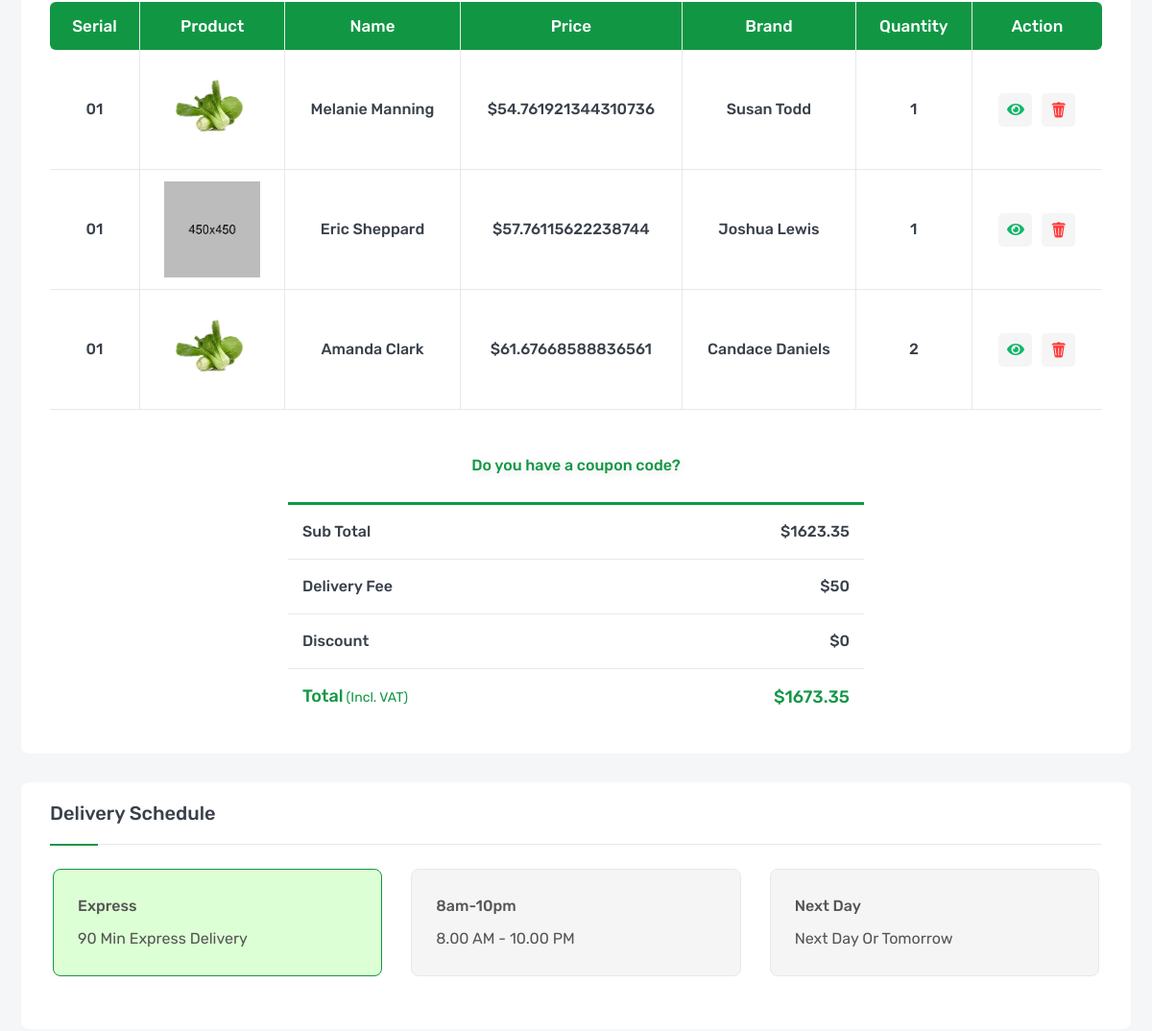
Page /orders/checkout/ (signed in, middle part) on the earlier database version.
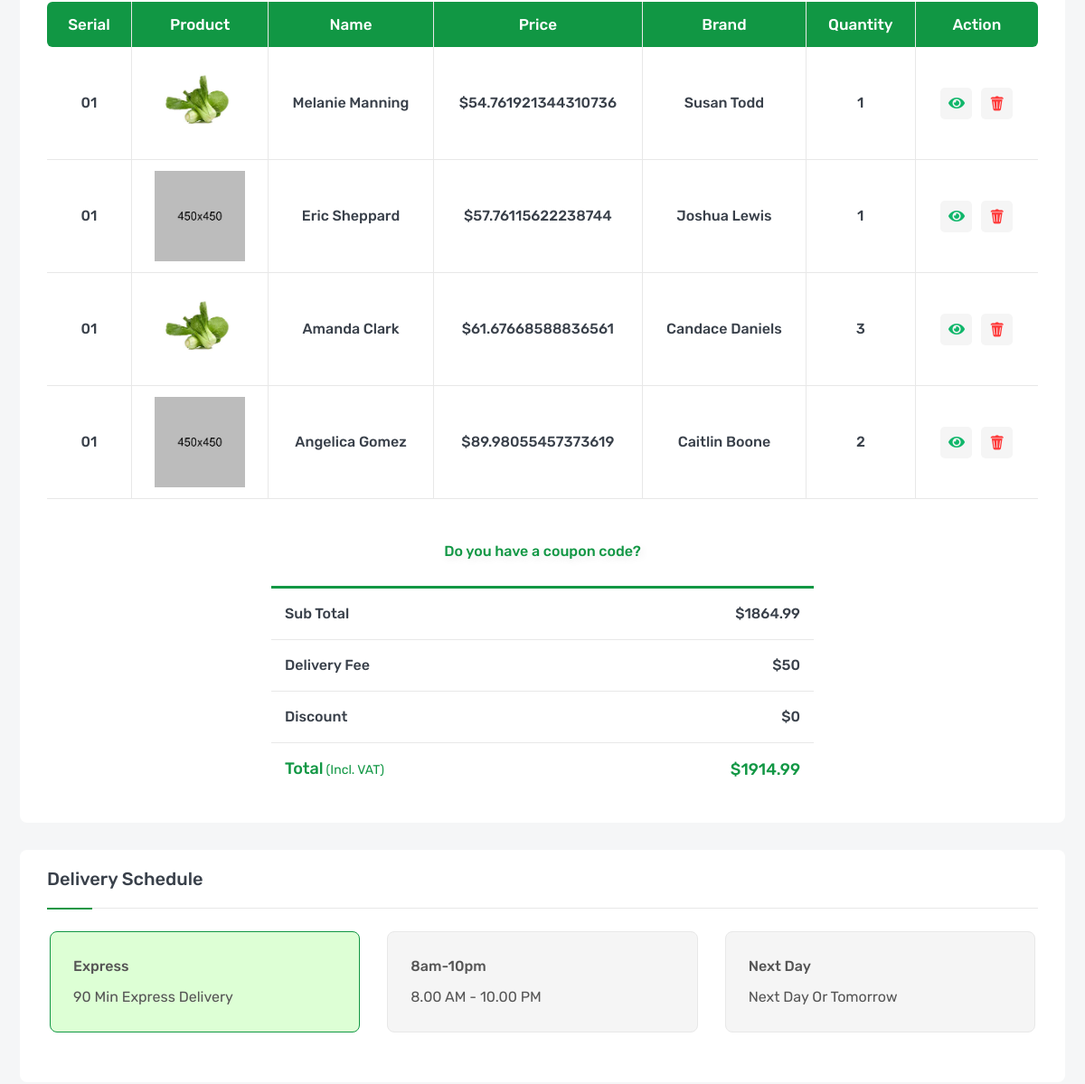
Same page on the later database version.
### orders/models.py (models this page shows)
class CartDetail(models.Model):
    cart = models.ForeignKey(Cart,related_name='cart_detail',on_delete=models.CASCADE)
    product = models.ForeignKey(Product,related_name='cartdetail_product',on_delete=models.SET_NULL,null=True,blank=True)
    quantity = models.IntegerField(default=1)
    total =models.FloatField(null=True,blank=True)

### products/models.py (models this page shows, shortened)
class Product(models.Model):
    name = models.CharField(_('name'),max_length=120)
    flag = models.CharField(_('flag'),max_length=10,choices=FLAGS_TYPES)
    price =models.FloatField(_('price'))
    image = models.ImageField(_('image'),upload_to='product')
    sku = models.IntegerField(_('sku'))
    subtitle = models.TextField(_('subtitle'),max_length=500)
    description = models.TextField(_('description'),max_length=50000)
    brand = models.ForeignKey('Brand',verbose_name=_('brand'),related_name='product_brand',on_delete=models.SET_NULL,null=True)
    tags = TaggableManager()
    slug = models.SlugField(blank=True,null=True,unique=True)
    def __str__(self):
        return self.name

class Brand(models.Model):
    name =models.CharField(_('name'),max_length=100)
    image = models.ImageField(_('image'),upload_to='brand')
    slug = models.SlugField(blank=True,null=True)
    def __str__(self):
        return self.name

### orders/views.py (the view, shortened to what this page needs)
# urls.py: path('checkout/',checkout),
def checkout(request):
    cart = Cart.objects.get(user=request.user,status='Inprogress')
    cart_detail=CartDetail.objects.filter(cart=cart)
    delivery_fee=Delivery.objects.last().fee
    sub_total=cart.cart_total
    discount = 0
    total = sub_total+delivery_fee
    return render(request,'orders/checkout.html',{
        'cart_detail' : cart_detail,
        'delivery_fee' : delivery_fee,
        'sub_total':sub_total,
        'discount':discount,
        'total':total,
    })

### orders/cart_context_processor.py (called while the page is built)
def get_cart_data(request):
    if request.user.is_authenticated:
        cart , created =Cart.objects.get_or_create(user=request.user,status='Inprogress')
        cart_detail=CartDetail.objects.filter(cart=cart)
        return {'cart_data':cart , 'cart_detail_data':cart_detail}
    else:
        return{}

### orders/models.py (called while the page is built)
    @property
    def cart_total(self):
        total=0
        for item in self.cart_detail.all():
            total+=item.total
        return round(total,2)

### orders/templates/orders/checkout.html (shortened to what this page needs)
{% extends "base.html" %}
{% load static %}
    {% block css %}
        <link rel="stylesheet" href="{% static 'en/css/checkout.css' %}">
    {% endblock css %}
{% block body %}
        <section class="inner-section checkout-part">
            <div class="container">
                <div class="row">
                    <div class="col-lg-12">
                        <div class="account-card">
                            <div class="account-content">
                                <div class="table-scroll">
                                    <table class="table-list">
                                        <thead>
                                            <tr>
                                                <th scope="col">Serial</th>
                                                <th scope="col">Product</th>
                                                <th scope="col">Name</th>
                                                <th scope="col">Price</th>
                                                <th scope="col">brand</th>
                                                <th scope="col">quantity</th>
                                                <th scope="col">action</th>
                                            </tr>
                                        </thead>
                                        <tbody>
                                            {% for item in cart_detail %}
                                                <tr>
                                                    <td class="table-serial"><h6>01</h6></td>
                                                    <td class="table-image"><img src="{{item.product.image.url}}" alt="product"></td>
                                                    <td class="table-name"><h6>{{item.product}}</h6></td>
                                                    <td class="table-price"><h6>${{item.product.price}}</h6></td>
                                                    <td class="table-brand"><h6>{{item.product.brand}}</h6></td>
                                                    <td class="table-quantity"><h6>{{item.quantity}}</h6></td>
                                                    <td class="table-action">
                                                        <a class="view" href="#" title="Quick View" data-bs-toggle="modal" data-bs-target="#product-view"><i class="fas fa-eye"></i></a>
                                                        <a class="trash" href="#" title="Remove Wishlist"><i class="icofont-trash"></i></a>
                                                    </td>
                                                </tr>
                                            {% endfor %}
                                        </tbody>
                                    </table>
                                </div>
                                <div class="chekout-coupon">
                                    <button class="coupon-btn">Do you have a coupon code?</button>
                                </div>
                                <div class="checkout-charge">
                                    <ul>
                                        <li>
                                            <span>Sub total</span>
                                            <span>${{sub_total}}</span>
                                        </li>
                                        <li>
                                            <span>delivery fee</span>
                                            <span>${{delivery_fee}}</span>
                                        </li>
                                        <li>
                                            <span>discount</span>
                                            <span>${{discount}}</span>
                                        </li>
                                        <li>
                                            <span>Total<small>(Incl. VAT)</small></span>
                                            <span>${{total}}</span>
                                        </li>
                                    </ul>
                                </div>
                            </div>
                        </div>
                    </div>
                    <div class="col-lg-12">
                        <div class="account-card">
                            <div class="account-title">
                                <h4>Delivery Schedule</h4>
                            </div>
                            <div class="account-content">
                                <div class="row">
                                    <div class="col-md-6 col-lg-4 alert fade show">
                                        <div class="profile-card schedule active">
                                            <h6>express</h6>
                                            <p>90 min express delivery</p>
                                        </div>
                                    </div>
                                    <div class="col-md-6 col-lg-4 alert fade show">
                                        <div class="profile-card schedule">
                                            <h6>8am-10pm</h6>
                                            <p>8.00 AM - 10.00 PM</p>
                                        </div>
                                    </div>
                                    <div class="col-md-6 col-lg-4 alert fade show">
                                        <div class="profile-card schedule">
                                            <h6>Next day</h6>
                                            <p>Next day or Tomorrow</p>
                                        </div>
                                    </div>
                                </div>
                            </div>
                        </div>
                    </div>
                </div>
            </div>
        </section>
{% endblock body %}

### templates/base.html (shortened to what this page needs)
{% load static %}
<!DOCTYPE html>
<html lang="en">
    <head>
        <link rel="stylesheet" href="{% static 'en/fonts/flaticon/flaticon.css' %}">
        <link rel="stylesheet" href="{% static 'en/fonts/icofont/icofont.min.css' %}">
        <link rel="stylesheet" href="{% static 'en/fonts/fontawesome/fontawesome.min.css' %}">
        <link rel="stylesheet" href="{% static 'en/vendor/venobox/venobox.min.css' %}">
        <link rel="stylesheet" href="{% static 'en/vendor/slickslider/slick.min.css' %}">
        <link rel="stylesheet" href="{% static 'en/vendor/niceselect/nice-select.min.css' %}">
        <link rel="stylesheet" href="{% static 'en/vendor/bootstrap/bootstrap.min.css' %}">
        <link rel="stylesheet" href="{% static 'en/css/main.css' %}">
        {% block css %}{% endblock css %}
    </head>
    <body>
{% block body %}
{% endblock body %}
    </body>
</html>

### static/en/css/checkout.css (style rules this page uses)
.chekout-coupon { width: 600px; margin: 45px auto 5px; text-align: center; }
.checkout-charge { width: 600px; margin: 0 auto; }
.checkout-charge ul { border-top: 3px solid var(--primary); }
.checkout-charge ul li { padding: 15px 15px; display: -webkit-box; display: -ms-flexbox; display: flex; -webkit-box-align: center; -ms-flex-align: center; align-items: center; -webkit-box-pack: center; -ms-flex-pack: center; justify-content: center; -webkit-box-pack: justify; -ms-flex-pack: justify; justify-content: space-between; border-bottom: 1px solid var(--border); }
.checkout-charge ul li:last-child { border-bottom: none; }
.checkout-charge ul li:last-child span { font-size: 18px; font-weight: 500; color: var(--primary); }
.checkout-charge ul li span { font-weight: 500; color: var(--heading); text-transform: capitalize; }
.checkout-charge ul li span small { font-size: 14px; font-weight: 400; margin-left: 3px; }
.table-action .view i, .table-action .trash i { background: var(--chalk); }

Differences in the rows shown:
changed CartDetail "Amanda Clark": quantity "2" → "3"
added CartDetail: product.image (picture), product "Angelica Gomez", product.price "89.98055457373619", product.brand "Caitlin Boone", quantity "2"
Other differences:
{{ sub_total }}: "1623.35" → "1864.99"
{{ total }}: "1673.35" → "1914.99"
